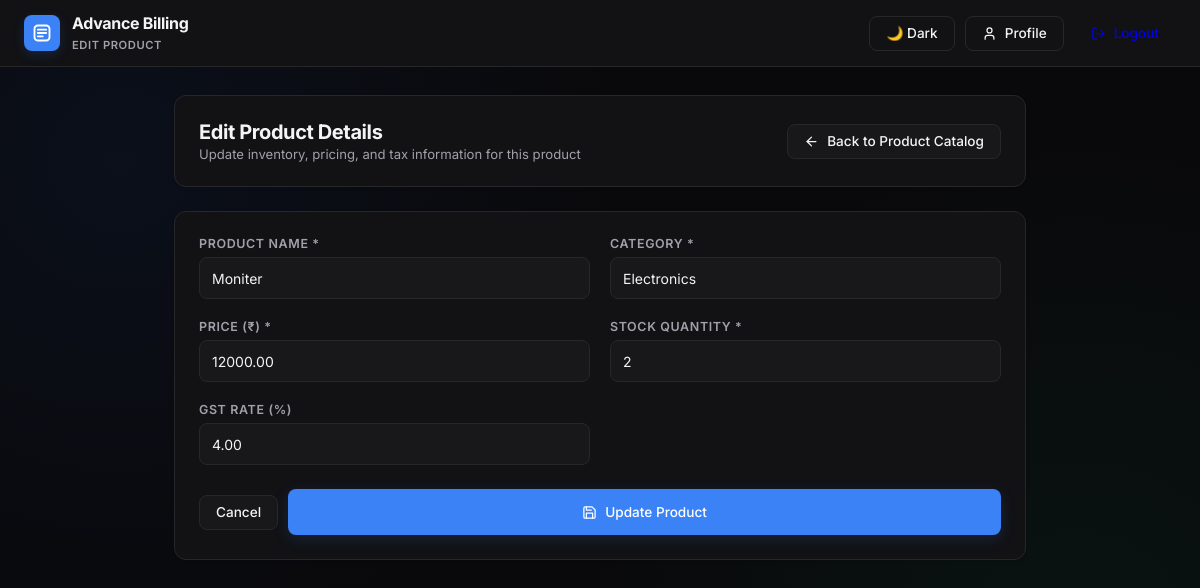
Screenshot of /edit-product/3/ (signed in) with the database file from the repository.
### billing/models.py (models this page shows, shortened)
class Product(models.Model):
    name = models.CharField(max_length=100)
    category = models.CharField(max_length=100)
    price = models.DecimalField(max_digits=10, decimal_places=2)
    stock = models.IntegerField(default=0)
    gst_rate = models.DecimalField(max_digits=5, decimal_places=2, default=0.00)
    created_at = models.DateTimeField(auto_now_add=True)

### billing/views.py (the view, shortened to what this page needs)
# urls.py: path('edit-product/<int:id>/', views.edit_product, name='edit_product'),
@csrf_exempt
def edit_product(request, id):
    try:
        user_id = request.session.get('user_id')
        if not user_id:
            return redirect('distributor_login')
        user = User.objects.get(id=user_id, usertype='distributor')
        product = Product.objects.get(id=id)
        return render(request, 'billing/edit-product.html', {
            'user': user,
            'profile': user,
            'product': product,
            'name': product.name,
            'category': product.category,
            'price': product.price,
            'stock': product.stock,
            'gst_rate': product.gst_rate,
        })
    except (User.DoesNotExist, Product.DoesNotExist):
        messages.error(request, "Product not found.")
        return redirect('product_list')
    except Exception:
        return redirect('product_list')

### billing/templates/billing/edit-product.html (shortened to what this page needs)
{% load static %}
<!DOCTYPE html>
<html lang="en">
<head>
    <link rel="stylesheet" href="{% static 'assets/css/styles.css' %}?v=2">
</head>
<body class="theme-distributor">
    <header class="top-navbar">
        <div class="nav-inner">
            <a href="{% url 'distributor_dashboard' %}" class="brand-container">
                <div class="brand-icon">
                    <svg width="20" height="20" viewBox="0 0 24 24" fill="none" stroke="currentColor" stroke-width="2.2" stroke-linecap="round" stroke-linejoin="round">
                        <rect x="3" y="3" width="18" height="18" rx="4" />
                        <path d="M7 8h10" />
                        <path d="M7 12h10" />
                        <path d="M7 16h6" />
                    </svg>
                </div>
                <div class="brand-titles">
                    <h1>Advance Billing</h1>
                    <span>Edit Product</span>
                </div>
            </a>
            <div class="nav-actions">
                <button type="button" id="theme-toggle-btn" class="btn-shadcn btn-outline" onclick="App.toggleTheme()">
                </button>
                <a href="{% url 'distributor_profile' %}" class="btn-shadcn btn-outline">
                    <svg width="15" height="15" viewBox="0 0 24 24" fill="none" stroke="currentColor" stroke-width="2" stroke-linecap="round" stroke-linejoin="round">
                        <path d="M19 21v-2a4 4 0 0 0-4-4H9a4 4 0 0 0-4 4v2"/>
                        <circle cx="12" cy="7" r="4"/>
                    </svg>
                    <span>Profile</span>
                </a>
                <a href="{% url 'logout' %}" class="btn-shadcn btn-destructive">
                    <svg width="15" height="15" viewBox="0 0 24 24" fill="none" stroke="currentColor" stroke-width="2" stroke-linecap="round" stroke-linejoin="round">
                        <path d="M9 21H5a2 2 0 0 1-2-2V5a2 2 0 0 1 2-2h4"/>
                        <polyline points="16 17 21 12 16 7"/>
                        <line x1="21" y1="12" x2="9" y2="12"/>
                    </svg>
                    <span>Logout</span>
                </a>
            </div>
        </div>
    </header>
    <main class="main-container">
        <div class="shadcn-card">
            <div class="header-banner">
                <div class="title-meta">
                    <h2>Edit Product Details</h2>
                    <p>Update inventory, pricing, and tax information for this product</p>
                </div>
                <a href="{% url 'product_list' %}" class="btn-shadcn btn-secondary">
                    <svg width="15" height="15" viewBox="0 0 24 24" fill="none" stroke="currentColor" stroke-width="2" stroke-linecap="round" stroke-linejoin="round">
                        <line x1="19" y1="12" x2="5" y2="12"/>
                        <polyline points="12 19 5 12 12 5"/>
                    </svg>
                    <span>Back to Product Catalog</span>
                </a>
            </div>
        </div>
        <div class="shadcn-card">
            <form method="POST" action="{% url 'edit_product' product.id %}">
                <div class="form-grid">
                    <div class="form-field">
                        <label class="form-label" for="name">Product Name *</label>
                        <input type="text" id="name" name="name" value="{{ name|default:product.name }}" placeholder="Enter product name" class="form-input" required>
                    </div>
                    <div class="form-field">
                        <label class="form-label" for="category">Category *</label>
                        <input type="text" id="category" name="category" value="{{ category|default:product.category }}" placeholder="Enter product category" class="form-input" required>
                    </div>
                    <div class="form-field">
                        <label class="form-label" for="price">Price (₹) *</label>
                        <input type="number" step="0.01" id="price" name="price" value="{{ price|default:product.price }}" placeholder="Enter product price" class="form-input" required>
                    </div>
                    <div class="form-field">
                        <label class="form-label" for="stock">Stock Quantity *</label>
                        <input type="number" step="1" id="stock" name="stock" value="{{ stock|default:product.stock }}" placeholder="Enter available stock" class="form-input" required>
                    </div>
                    <div class="form-field">
                        <label class="form-label" for="gst_rate">GST Rate (%)</label>
                        <input type="number" step="0.01" id="gst_rate" name="gst_rate" value="{{ gst_rate|default:product.gst_rate }}" placeholder="Enter GST rate percentage" class="form-input">
                    </div>
                </div>
                <div class="action-row">
                    <a href="{% url 'product_list' %}" class="btn-shadcn btn-secondary">
                        Cancel
                    </a>
                    <button type="submit" class="btn-shadcn btn-primary" style="padding: 0.5rem 1.5rem;">
                        <svg width="15" height="15" viewBox="0 0 24 24" fill="none" stroke="currentColor" stroke-width="2" stroke-linecap="round" stroke-linejoin="round"><path d="M19 21H5a2 2 0 0 1-2-2V5a2 2 0 0 1 2-2h11l5 5v11a2 2 0 0 1-2 2z"/><polyline points="17 21 17 13 7 13 7 21"/><polyline points="7 3 7 8 15 8"/></svg>
                        <span>Update Product</span>
                    </button>
                </div>
            </form>
        </div>
    </main>
</body>
</html>

### billing/static/assets/css/styles.css (style rules this page uses)
:root { --bg-main: #09090b; --card-bg: #121215; --card-elevated: #18181b; --border: #27272a; --border-hover: #3f3f46; --text-primary: #f4f4f5; --text-muted: #a1a1aa; --text-dim: #71717a; --dist-primary: #3b82f6; --dist-hover: #2563eb; --dist-glow: rgba(59, 130, 246, 0.2); --dist-accent: #0ea5e9; --admin-primary: #10b981; --admin-hover: #059669; --admin-glow: rgba(16, 185, 129, 0.2); --admin-accent: #34d399; --primary: var(--dist-primary); --primary-hover: var(--dist-hover); --primary-glow: var(--dist-glow); --accent: var(--dist-accent); --font-head: 'Inter', -apple-system, BlinkMacSystemFont, sans-serif; --font-body: 'Inter', -apple-system, BlinkMacSystemFont, sans-serif; --radius-sm: 6px; --radius-md: 8px; --radius-lg: 12px; --transition: all 0.15s cubic-bezier(0.4, 0, 0.2, 1); }
body.mode-distributor, body.theme-distributor { --primary: var(--dist-primary); --primary-hover: var(--dist-hover); --primary-glow: var(--dist-glow); --accent: var(--dist-accent); }
* { margin: 0; padding: 0; box-sizing: border-box; font-family: var(--font-body); }
body { background-color: var(--bg-main); color: var(--text-primary); min-height: 100vh; display: flex; flex-direction: column; position: relative; transition: background-color 0.3s ease, color 0.3s ease; background-image: radial-gradient(circle at 10% 20%, rgba(37, 99, 235, 0.07) 0%, transparent 40%), radial-gradient(circle at 90% 80%, rgba(16, 185, 129, 0.06) 0%, transparent 40%); }
.btn-primary { width: 100%; height: 46px; background: var(--primary); color: #fff; border: none; border-radius: var(--radius-md); font-size: 0.9rem; font-weight: 700; cursor: pointer; box-shadow: 0 4px 15px var(--primary-glow); transition: var(--transition); }
.brand-icon { width: 42px; height: 42px; background: linear-gradient(135deg, var(--primary), var(--accent)); border-radius: var(--radius-md); display: flex; align-items: center; justify-content: center; font-family: var(--font-head); font-weight: 800; font-size: 1.1rem; color: #fff; box-shadow: 0 4px 14px var(--primary-glow); }

### rows the page displays
Product: name "Moniter", category "Electronics", price "12000.00", stock "2", gst_rate "4.00"
